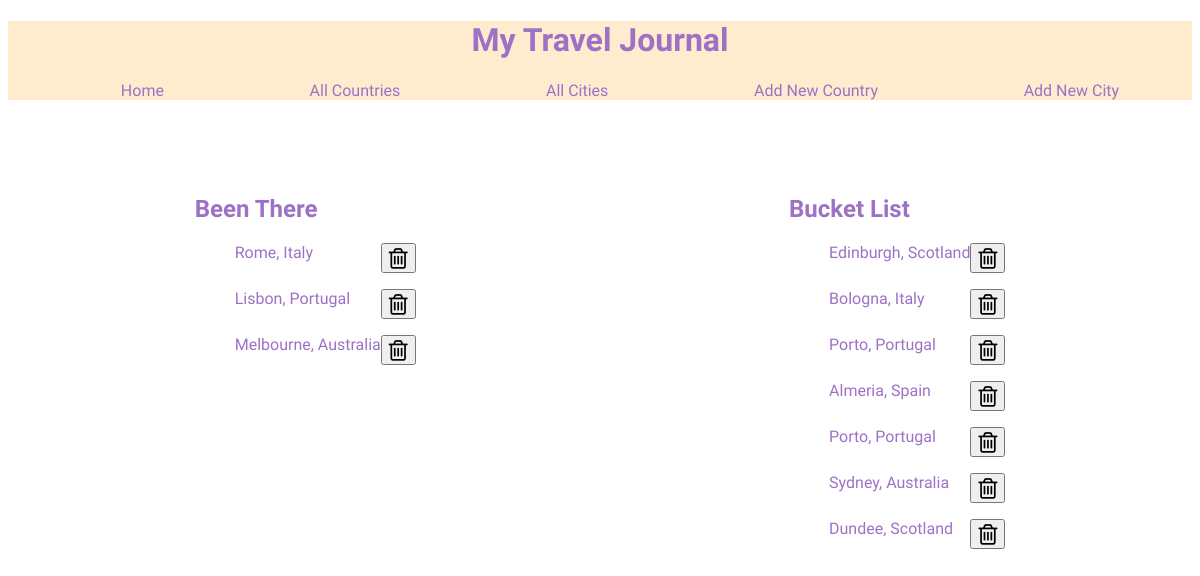
The app's page /cities with its own data.
### tables this page shows
CREATE TABLE cities (
    ID INTEGER PRIMARY KEY AUTOINCREMENT,
    name VARCHAR,
    visited BOOLEAN DEFAULT FALSE,
    country_id INTEGER NOT NULL,
        FOREIGN KEY (country_id)
            REFERENCES countries(id)
        
);

CREATE TABLE countries (
    id INTEGER PRIMARY KEY AUTOINCREMENT,
    name VARCHAR,
    visited BOOLEAN DEFAULT FALSE
);

### controllers/cities_controller.py (the view)
@cities_blueprint.route("/cities")
def cities():
    cities = city_repository.select_all()
    return render_template("cities/index.html", all_cities = cities)

### db/run_sql.py (called while the page is built)
def get_db():
    path = os.path.dirname(os.path.abspath(__file__))
    db = os.path.join(path, "travel_manager.db")
    conn = sqlite3.connect(db)
    conn.execute("PRAGMA foreign_keys = 1")
    conn.row_factory = sqlite3.Row
    return conn

def run_sql(sql, values=[]):
    db = get_db()
    cursor =db.cursor()
    cursor.execute(sql, values)
    results = cursor.fetchall()
    db.commit()
    db.close()
    return results

### repositories/city_repository.py (called while the page is built)
def select_all():
    cities = []
    sql = "SELECT * FROM cities"
    results = run_sql(sql)
    for row in results:
        visited = True if row['visited'] == 1 else False
        country = country_repository.select(row['country_id'])
        city = City(row['name'], country, visited, row['id'])
        cities.append(city)
    return cities

### repositories/country_repository.py (called while the page is built)
def select(id):
    country = None
    sql = "SELECT * FROM countries WHERE id = ?"
    values = [id]
    results = run_sql(sql, values)[0]
    if results is not None:
        visited = True if results['visited'] == 1 else False
        country = Country(results['name'], visited, results['id'])
    return country

### templates/cities/index.html
{% extends "base.html" %}
{% block content %}
<div class = "flexme">
        <div>
            <h2 class = "headings"> Been There</h2>
            {% for city in all_cities %}
            {% if city.visited == True %}
                <ul class="lists">
                    <li><a href="/cities/{{city.id}}">{{city.name}}</a>, {{city.country.name}}</li>
                    <li>
                        <form action="/cities/{{city.id}}/delete" method ="POST">
                            <button>
                                <i class="fa fa-trash-o" style="font-size:24px"></i>
                            </button>
                        </form>
                    </li>
                </ul>
            {% endif %}
            {% endfor %}
        </div>
        <div>
            <h2 class = "headings">Bucket List</h2>
            {% for city in all_cities %}
            {% if city.visited == False %}
                <ul class = "lists">
                    <li><a href="/cities/{{city.id}}">{{city.name}}</a>, {{city.country.name}}</li>
                    <li>
                        <form action="/cities/{{city.id}}/delete" method ="POST">
                            <button>
                                <i class="fa fa-trash-o" style="font-size:24px"></i>
                            </button>
                        </form>
                    </li>
                </ul>
            {% endif %}
            {% endfor %}
        </div>
</div>
{% endblock %}

### static/base.css (style rules this page uses)
.container .headings { color: rgb(157, 113, 198); font-family: 'Coming Soon', cursive; }
.container .lists li a { text-decoration:none; color: rgb(157, 113, 198); font-family: 'Coming Soon', cursive; }
.container .lists li { text-decoration:none; color: rgb(157, 113, 198); font-family: 'Coming Soon', cursive; }
.container .lists { list-style: none; display: flex; flex-direction: row; justify-content: space-between; }
.container .flexme { display: flex; flex-direction: row; justify-content: space-around; align-content: center; padding-top: 5%; }

### records on screen
cities: name "Rome", country.name "Italy"
cities: name "Lisbon", country.name "Portugal"
cities: name "Melbourne", country.name "Australia"
cities: name "Edinburgh", country.name "Scotland"
cities: name "Bologna", country.name "Italy"
cities: name "Porto", country.name "Portugal"
cities: name "Almeria", country.name "Spain"
cities: name "Porto", country.name "Portugal"
cities: name "Sydney", country.name "Australia"
cities: name "Dundee", country.name "Scotland"
